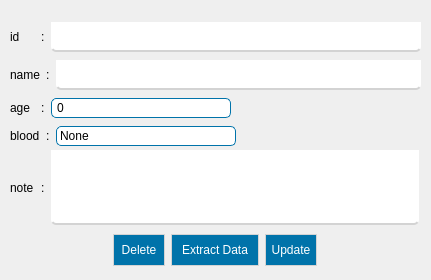
<?xml version="1.0" encoding="UTF-8"?>
<ui version="4.0">
 <class>Dialog</class>
 <widget class="QDialog" name="Dialog">
  <property name="geometry">
   <rect>
    <x>0</x>
    <y>0</y>
    <width>431</width>
    <height>280</height>
   </rect>
  </property>
  <property name="windowTitle">
   <string>Edit . Extract</string>
  </property>
  <property name="styleSheet">
   <string notr="true">QPushButton
{
border: 1px solid lightgrey;
color:white;
background:rgb(0,115,170);
min-height:30;
min-width: 50;
}
QPushButton:hover
{
border: 1px solid lightgrey;
color:white;
background:rgb(0, 120, 210);
}

QPushButton:pressed
{
border: 1px solid lightgrey;
color:white;
background:rgb(0, 53, 100);
}


QPlainTextEdit
{
color:rgb(20,20,20);
background-color:white;
border: solid lightgrey;
border-width: 0 0 2px 0;
border-bottom-left-radius: 5;
border-bottom-right-radius: 5;
}

QSpinBox {
background-color:rgb(255, 255, 255);
padding: 1px 0px 1px 3px;
border: 1px solid rgb(0,115,170);
border-bottom-left-radius: 5;
border-bottom-right-radius: 5;
border-top-left-radius: 5;
border-top-right-radius: 5;
 }
QSpinBox::down-button{
border: 0px;
}

QSpinBox::up-button{
border: 0px;
}

QComboBox
{
background-color:rgb(255, 255, 255);
padding: 1px 0px 1px 3px;
border: 1px solid rgb(0,115,170);
border-bottom-left-radius: 5;
border-bottom-right-radius: 5;
border-top-left-radius: 5;
border-top-right-radius: 5;
}

QComboBox:hover
{
color:rgb(0,115,170);
background-color: white;
}

QComboBox:selected
{
selection-background-color: rgb(255, 255, 255);
}

QComboBox::drop-down {border-width: 0px;}

QTextEdit{
border-bottom-left-radius: 5;
border-bottom-right-radius: 5;
border-top-left-radius: 5;
border-top-right-radius: 5;
}</string>
  </property>
  <widget class="QWidget" name="horizontalLayoutWidget_6">
   <property name="geometry">
    <rect>
     <x>10</x>
     <y>150</y>
     <width>409</width>
     <height>75</height>
    </rect>
   </property>
   <layout class="QHBoxLayout" name="horizontalLayout_6">
    <item>
     <widget class="QLabel" name="label_5">
      <property name="minimumSize">
       <size>
        <width>25</width>
        <height>0</height>
       </size>
      </property>
      <property name="text">
       <string>note</string>
      </property>
     </widget>
    </item>
    <item>
     <widget class="QLabel" name="label_10">
      <property name="text">
       <string>:</string>
      </property>
     </widget>
    </item>
    <item>
     <widget class="QPlainTextEdit" name="txt_note"/>
    </item>
   </layout>
  </widget>
  <widget class="QWidget" name="verticalLayoutWidget">
   <property name="geometry">
    <rect>
     <x>10</x>
     <y>20</y>
     <width>411</width>
     <height>130</height>
    </rect>
   </property>
   <layout class="QVBoxLayout" name="verticalLayout">
    <item>
     <layout class="QHBoxLayout" name="horizontalLayout">
      <item>
       <widget class="QLabel" name="label">
        <property name="minimumSize">
         <size>
          <width>25</width>
          <height>0</height>
         </size>
        </property>
        <property name="maximumSize">
         <size>
          <width>16777215</width>
          <height>30</height>
         </size>
        </property>
        <property name="text">
         <string>id</string>
        </property>
       </widget>
      </item>
      <item>
       <widget class="QLabel" name="label_6">
        <property name="text">
         <string>:</string>
        </property>
       </widget>
      </item>
      <item>
       <widget class="QPlainTextEdit" name="txt_id">
        <property name="enabled">
         <bool>false</bool>
        </property>
        <property name="maximumSize">
         <size>
          <width>16777215</width>
          <height>30</height>
         </size>
        </property>
       </widget>
      </item>
     </layout>
    </item>
    <item>
     <layout class="QHBoxLayout" name="horizontalLayout_3">
      <item>
       <widget class="QLabel" name="label_2">
        <property name="minimumSize">
         <size>
          <width>25</width>
          <height>0</height>
         </size>
        </property>
        <property name="maximumSize">
         <size>
          <width>16777215</width>
          <height>30</height>
         </size>
        </property>
        <property name="text">
         <string>name</string>
        </property>
       </widget>
      </item>
      <item>
       <widget class="QLabel" name="label_7">
        <property name="text">
         <string>:</string>
        </property>
       </widget>
      </item>
      <item>
       <widget class="QPlainTextEdit" name="txt_name">
        <property name="maximumSize">
         <size>
          <width>16777215</width>
          <height>30</height>
         </size>
        </property>
       </widget>
      </item>
     </layout>
    </item>
    <item>
     <layout class="QHBoxLayout" name="horizontalLayout_4">
      <item>
       <widget class="QLabel" name="label_3">
        <property name="minimumSize">
         <size>
          <width>25</width>
          <height>0</height>
         </size>
        </property>
        <property name="maximumSize">
         <size>
          <width>60</width>
          <height>16777215</height>
         </size>
        </property>
        <property name="text">
         <string>age</string>
        </property>
       </widget>
      </item>
      <item>
       <widget class="QLabel" name="label_8">
        <property name="text">
         <string>:</string>
        </property>
       </widget>
      </item>
      <item>
       <widget class="QSpinBox" name="spin_age">
        <property name="minimumSize">
         <size>
          <width>180</width>
          <height>0</height>
         </size>
        </property>
        <property name="wrapping">
         <bool>false</bool>
        </property>
        <property name="minimum">
         <number>0</number>
        </property>
        <property name="value">
         <number>0</number>
        </property>
        <property name="displayIntegerBase">
         <number>10</number>
        </property>
       </widget>
      </item>
      <item>
       <spacer name="horizontalSpacer_3">
        <property name="orientation">
         <enum>Qt::Horizontal</enum>
        </property>
        <property name="sizeHint" stdset="0">
         <size>
          <width>40</width>
          <height>20</height>
         </size>
        </property>
       </spacer>
      </item>
     </layout>
    </item>
    <item>
     <layout class="QHBoxLayout" name="horizontalLayout_5">
      <item>
       <widget class="QLabel" name="label_4">
        <property name="minimumSize">
         <size>
          <width>25</width>
          <height>0</height>
         </size>
        </property>
        <property name="maximumSize">
         <size>
          <width>60</width>
          <height>16777215</height>
         </size>
        </property>
        <property name="text">
         <string>blood</string>
        </property>
       </widget>
      </item>
      <item>
       <widget class="QLabel" name="label_9">
        <property name="text">
         <string>:</string>
        </property>
       </widget>
      </item>
      <item>
       <widget class="QComboBox" name="combo_blood">
        <property name="minimumSize">
         <size>
          <width>180</width>
          <height>0</height>
         </size>
        </property>
        <item>
         <property name="text">
          <string>None</string>
         </property>
        </item>
        <item>
         <property name="text">
          <string>A+</string>
         </property>
        </item>
        <item>
         <property name="text">
          <string>A-</string>
         </property>
        </item>
        <item>
         <property name="text">
          <string>B+</string>
         </property>
        </item>
        <item>
         <property name="text">
          <string>B-</string>
         </property>
        </item>
        <item>
         <property name="text">
          <string>AB+</string>
         </property>
        </item>
        <item>
         <property name="text">
          <string>AB-</string>
         </property>
        </item>
        <item>
         <property name="text">
          <string>O+</string>
         </property>
        </item>
        <item>
         <property name="text">
          <string>O-</string>
         </property>
        </item>
       </widget>
      </item>
      <item>
       <spacer name="horizontalSpacer_4">
        <property name="orientation">
         <enum>Qt::Horizontal</enum>
        </property>
        <property name="sizeHint" stdset="0">
         <size>
          <width>40</width>
          <height>20</height>
         </size>
        </property>
       </spacer>
      </item>
     </layout>
    </item>
   </layout>
  </widget>
  <widget class="QWidget" name="horizontalLayoutWidget">
   <property name="geometry">
    <rect>
     <x>10</x>
     <y>230</y>
     <width>410</width>
     <height>41</height>
    </rect>
   </property>
   <layout class="QHBoxLayout" name="horizontalLayout_2">
    <item>
     <spacer name="horizontalSpacer">
      <property name="orientation">
       <enum>Qt::Horizontal</enum>
      </property>
      <property name="sizeHint" stdset="0">
       <size>
        <width>40</width>
        <height>20</height>
       </size>
      </property>
     </spacer>
    </item>
    <item>
     <widget class="QPushButton" name="bu_delete">
      <property name="text">
       <string>Delete</string>
      </property>
     </widget>
    </item>
    <item>
     <widget class="QPushButton" name="bu_extract">
      <property name="minimumSize">
       <size>
        <width>72</width>
        <height>32</height>
       </size>
      </property>
      <property name="styleSheet">
       <string notr="true">padding-left: 10;
padding-right: 10</string>
      </property>
      <property name="text">
       <string>Extract Data</string>
      </property>
     </widget>
    </item>
    <item>
     <widget class="QPushButton" name="bu_update">
      <property name="text">
       <string>Update</string>
      </property>
     </widget>
    </item>
    <item>
     <spacer name="horizontalSpacer_2">
      <property name="orientation">
       <enum>Qt::Horizontal</enum>
      </property>
      <property name="sizeHint" stdset="0">
       <size>
        <width>40</width>
        <height>20</height>
       </size>
      </property>
     </spacer>
    </item>
   </layout>
  </widget>
 </widget>
 <resources/>
 <connections/>
</ui>
